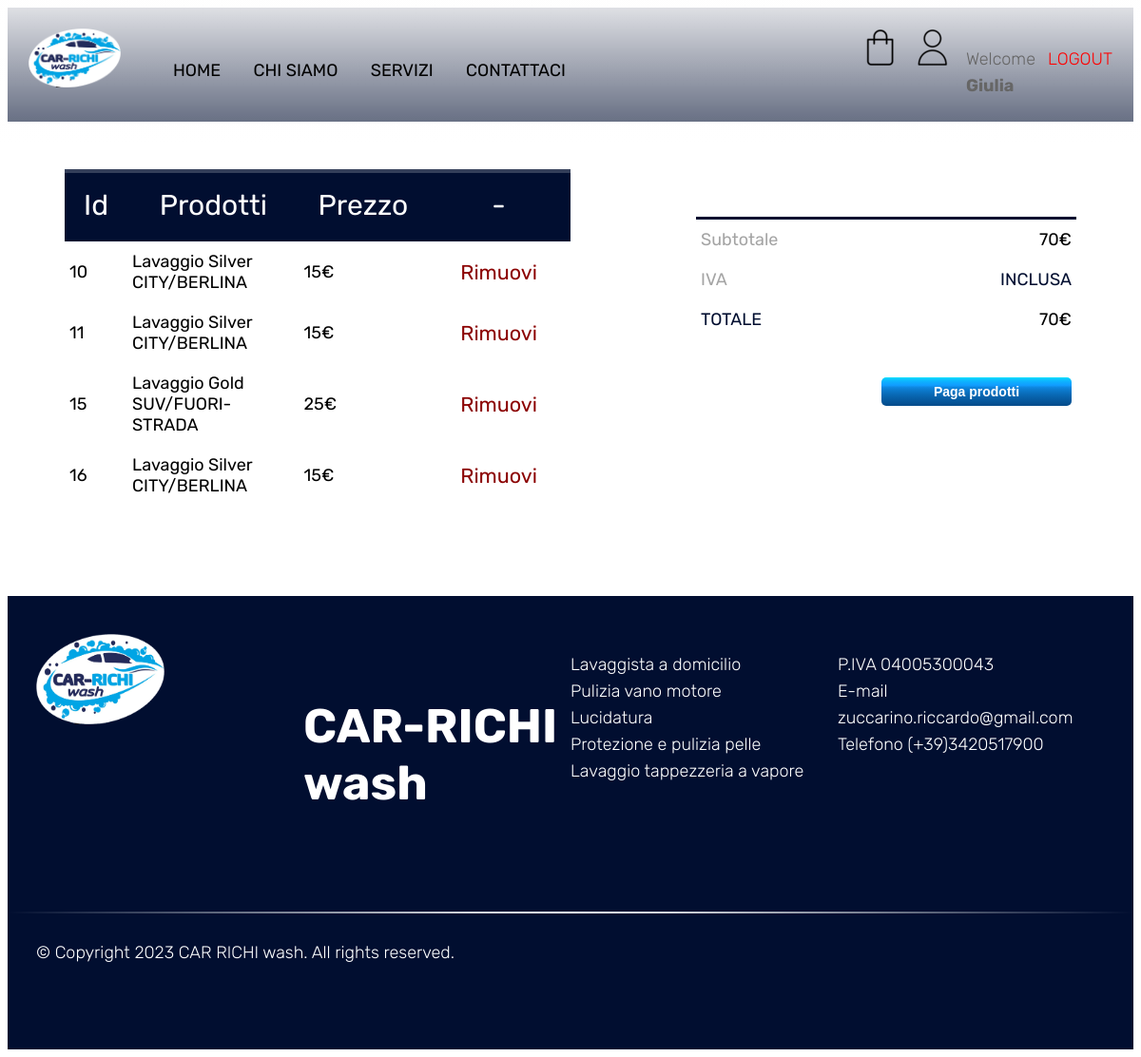
Page /shop.php (signed in) on the committed database.
### tables this page shows
CREATE TABLE `carrello` (
  `id` int(10) NOT NULL,
  `servizio_shop` varchar(30) NOT NULL,
  `prezzo_shop` int(10) NOT NULL,
  `acquirente` varchar(50) NOT NULL
);

### shop.php (the view, shortened to what this page needs)
<?php
  $con = mysqli_connect("localhost","root","","sitoweb");
?>
<!DOCTYPE html>
<html lang="en">
<head>
  <link rel="stylesheet" href="https://cdnjs.cloudflare.com/ajax/libs/meyer-reset/2.0/reset.min.css" />
  <link rel="stylesheet" href="style.css">
  <link rel="stylesheet" href="https://cdnjs.cloudflare.com/ajax/libs/flickity/3.0.0/flickity.min.css" />
</head>
<body>
  <div class="header">
  <div class="logo">
    <img src="Logo.png" alt="" height="62.2" width="96.9">
  </div>
  <ul class="menu">
    <li><a href="index.php" >HOME</a></li>
    <li><a href="about_us.php" >CHI SIAMO</a></li>
    <li><a href="services.php" >SERVIZI</a></li>
    <li><a href="contact.php" >CONTATTACI</a></li>
  </ul>
  <div class="cta">
    <?php
        if (isset($_SESSION['username']))
        {
          ?>
      <a href="shop.php" class="button">
        <div class="button_img">
          <img src="icon_bag.png" alt="">
        </div>
      </a>
      <?php
    }
   ?>
  </div>
  <div class="cta">
    <?php
      if (isset($_SESSION['username']))
      {
        ?>
        <a href="profile.php" class="button">
          <div class="button_img">
            <img src="icon_profile.png" alt="">
          </div>
        </a>
        <?php
      }
     ?>
  </div>
  <div class="cta">
    <?php  if (isset($_SESSION['username'])) : ?>
      <p>Welcome <strong><?php echo $_SESSION['username']; ?></strong><br> </p>
    <?php endif ?>
  </div>
  <div class="cta">
    <?php  if (isset($_SESSION['username'])) : ?>
      <p ><a href="index.php?logout='1'" style="color: red; ">LOGOUT</a> </p>
    <?php endif ?>
  </div>
  </div>
  <div class="margin-top-cart"></div>
  <div class="cart-page">
    <div class="grid_shop">
      <div class="col_shop1">
        <div class="shop">
          <table>
            <tr>
              <th class="small-text_phone">Id</th>
              <th class="small-text_phone">Prodotti</th>
              <th class="small-text_phone">Prezzo</th>
              <th class="small-text_phone">-</th>
            </tr>
            <tbody>
               <?php
                   if (isset($_SESSION['username']))
                   {
                     $u = $_SESSION['username'];
                     $query1 = "SELECT * FROM utenti WHERE nome_utente='$u'";
                     $results1 = mysqli_query($con, $query1);
                     $pippo1 = mysqli_fetch_assoc($results1);
                     $e = $pippo1['email'];
                     $query = "SELECT * FROM carrello WHERE acquirente = '$e'";
                     $query_run = mysqli_query($con, $query);
                     if(mysqli_num_rows($query_run) > 0)
                     {
                         foreach($query_run as $row)
                         {
                             ?>
                             <tr>
                                 <td class="small-text_phone"><?= $row['id'] ?></td>
                                 <td class="small-text_phone"><?= $row['servizio_shop']; ?></td>
                                 <td class="small-text_phone"><?= $row['prezzo_shop']; ?>€</td>
                                 <td class="small-text_phone"><a href="shop.php?id= <?= $row['id'];?>" class="btn_delate">Rimuovi</a></td>
                             </tr>
                             <?php
                         }
                     }
                     else
                     {
                         ?>
                             <tr>
                                 <td colspan="4">No Record Found</td>
                             </tr>
                         <?php
                     }
                 }
               ?>
            </tbody>
          </table>
        </div>
      </div>
      <div class="col_shop">
        <div class="total-price mt-4">
          <?php
          if (isset($_SESSION['username']))
          {
            $query = "SELECT SUM(prezzo_shop) AS sum FROM carrello WHERE acquirente = '$e'";
            $query_run = mysqli_query($con, $query);
            while($row = mysqli_fetch_assoc($query_run)){
              $output = $row['sum']."€";
            }
          }
           ?>
          <table>
            <tr>
              <td class="text_g">Subtotale</td>
              <td><?php  if (isset($_SESSION['username']))
                {
                  echo $output;
                } ?></td>
            </tr>
            <tr>
              <td class="text_g">IVA</td>
              <td class="text_darkb">INCLUSA</td>
            </tr>
            <tr>
              <td class="text_darkb">TOTALE</td>
              <td><?php  if (isset($_SESSION['username']))
                {
                  echo $output;
                } ?></td>
            </tr>
            <tr>
              <td></td>
              <td></td>
            </tr>
            <tr>
              <td></td>
              <td>
                <form method="post" >
                  <button type="submit" class="ml-2 btn small-text text_w" name="go_to_pay">Paga prodotti</button>
              </form>
            </td>
            </tr>
          </table>
        </div>
      </div>
    </div>
</div>
  <footer class="footer">
    <div class="grid">
      <div class="col">
          <img src="Logo.png" alt="" height="95" width="135">
      </div>
      <div class="col">
        <h4 class="med-text text_w ">CAR-RICHI <br> wash</h4>
      </div>
      <div class="col">
        <p class="text_w">Lavaggista a domicilio <br>Pulizia vano motore <br>Lucidatura <br>Protezione e pulizia pelle <br>Lavaggio tappezzeria a vapore</p>
      </div>
      <div class="col">
        <p class="text_w">P.IVA 04005300043<br>E-mail zuccarino.riccardo@gmail.com <br>Telefono (+39)3420517900 </p>
      </div>
    </div>
    <hr class="line-s">
    <div class="grid">
      <p class="text_w"> © Copyright 2023 CAR RICHI wash. All rights reserved.</p>
    </div>
  </footer>
</body>
</html>

### style.css (style rules this page uses)
body { font-family: 'Rubik', sans-serif; font-size: 18px; }
a { text-decoration: none; }
h1,h2,h3,h4,h5, p { color: #000; padding-bottom: 30px; }
p { line-height: 28px; color: #666; font-weight: 300; }
.med-text { font-size: 50px; }
.small-text { font-size: 14px; }
.button { margin-right: 15px; color: #fff; display: inline-block; border-radius: 15px;transition: all 1s ease-in-out; }
.header { width: 100%; position: fixed; z-index: 10; top: 0; left: 50%; transform: translateX(-50%); padding: 30px; display: flex; max-width: 1920px; background: linear-gradient(0deg, rgba(255,255,255,0.2), rgba(255,255,255,0.9)); background-size: cover; }
.menu { width: 100%; z-index: 0; transition: all 0.5s cubic-bezier(.215, .61, .355, 1); }
.menu li { display: inline-block; }
.menu li a { color: #000; padding: 15px; display: block; }
.logo { z-index: 1; }
.grid { display: flex;max-width: 1350px;padding: 0 30px; margin: 0 auto; }
.grid .col { width: 100%; }
.footer { background: #010e30; padding: 40px 0; }
.line-s { border: 0; height: 2px; background-image: linear-gradient(to right, transparent, #fff, transparent); }
.margin-top-cart { background: #010e30; padding-bottom: 120px; }
.cart-page { padding: 50px 60px 80px 60px; }
table { width: 100%; border-collapse:collapse; }
th { text-align: left; padding: 5px; color: #fff; background: #010e30; font-weight: normal; }
td { padding: 10px 5px; }
td a { color: #00a5e5; font-size: 12px; }
.total-price { padding-top: 50px; display: flex; justify-content: flex-end; }
.total-price table { border-top: 3px solid #010e30; width: 100%; max-width: 400px; }
td:last-child { text-align: right; }
.btn_delate { background: #fff; color: darkred; font-size: 1.2em; padding: 5px 30px; text-decoration: none; }
.grid_shop { display: flex;max-width: 1350px; margin: 0 0; }
.grid_shop .col_shop { width: 100%; }
.grid_shop .col_shop1 { width: 100%;max-width: inherit; }
th { text-align: center; padding: 20px; color: #fff; background: #010e30; font-size: 30px; }
form .btn { width: 200px; height: 30px; border: none; cursor: pointer; margin: 10px 0; border-radius: 5px; background: linear-gradient(180deg, #04fafd, 5%, #119dff, 50%, #044b8a); font-weight: bold; transition: all 0.5s; }
.mt-4 { margin-bottom: 100px; }
.ml-2 { margin-left: 150px; }
.text_w { color: #fff; }
.text_g { color: #a4a4a4; }
.text_darkb { color: #010e30; }
*, *:before, *:after { -webkit-box-sizing: border-box; -moz-box-sizing: border-box; box-sizing: border-box; }

### rows in the picture
carrello: id "10", servizio_shop "Lavaggio Silver CITY/BERLINA", prezzo_shop "15"
carrello: id "11", servizio_shop "Lavaggio Silver CITY/BERLINA", prezzo_shop "15"
carrello: id "15", servizio_shop "Lavaggio Gold SUV/FUORI-STRADA", prezzo_shop "25"
carrello: id "16", servizio_shop "Lavaggio Silver CITY/BERLINA", prezzo_shop "15"

### other values in the picture
$_SESSION['username'] "Giulia"
$output "70€"
